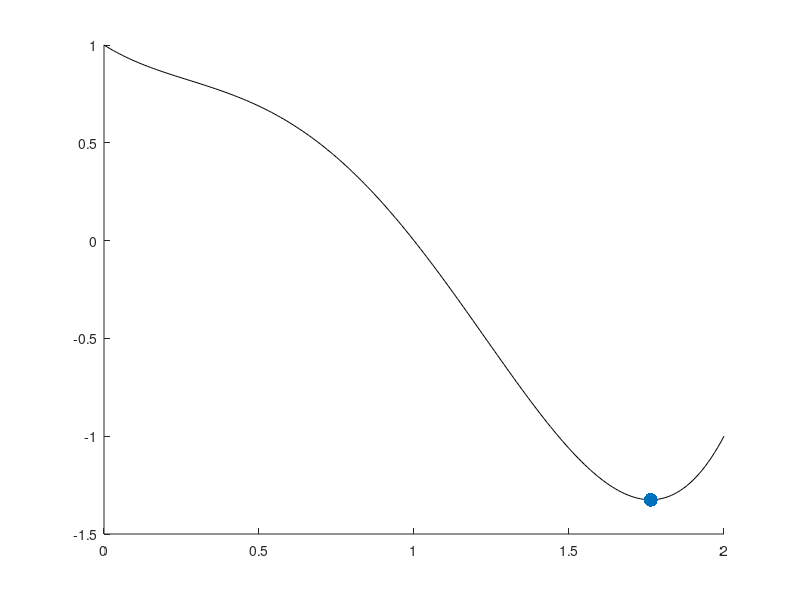

Here is the MATLAB script that generated this plot:
clear all;
hold on;
f = @(x) x.^4 - 3 * x.^3 + 2 * x.^2 - x + 1;
stv = 0;
h = 1e-2;
endv = 2;
x = stv:h:endv;
gold = (1 + sqrt(5)) / 2;
iter = 0;
while endv - stv > h
    iter = iter + 1;
    left = endv - (endv - stv) / gold;
    right = stv + (endv - stv) / gold;
    if (f(left) < f(right))
        endv = right;
    else
        stv = left;
    end
end
x0 = (stv + endv) / 2
iter
plot(x, f(x), 'black');
plot(x0, f(x0), '.', 'MarkerSize', 30);